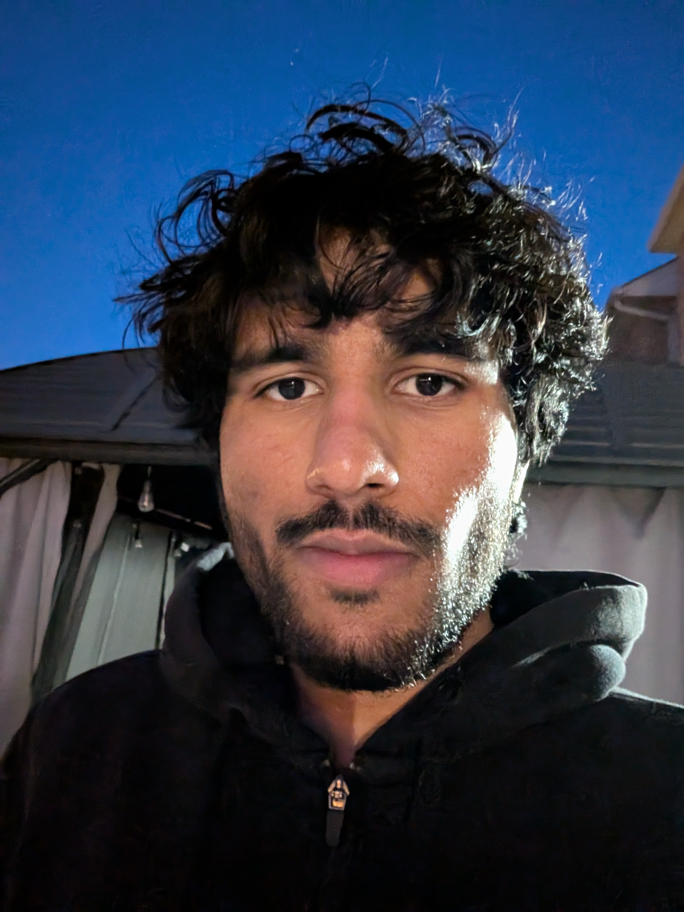
#> input picture pp2.jpg, 2736 x 3648 px (shown at 1/4 size)
$ python crop3.py
#> lines starting #> are read from the running program, lines starting #| are printed output that depends on the picture
import sys
from PIL import Image

input_path = "pp2.jpg"
output_path = "hero-headshot.webp"

try:
    img = Image.open(input_path)
#> img is the input picture: PIL image 2736x3648 RGB; mean R, G, B 48.6, 58.4, 74.9
    width, height = img.size
#> width = 2736; height = 3648
    print(f"Original size: {width}x{height}")
#| Original size: 2736x3648

    # We want to crop slightly to center the face, but shifted LEFT
    # Left crop: 5%
    # Right crop: 15%
    # Top/Bottom: 10%
    left = int(width * 0.05)
#> left = 136
    top = int(height * 0.10)
#> top = 364
    right = int(width * 0.85)
#> right = 2325
    bottom = int(height * 0.90)
#> bottom = 3283

    cropped_img = img.crop((left, top, right, bottom))
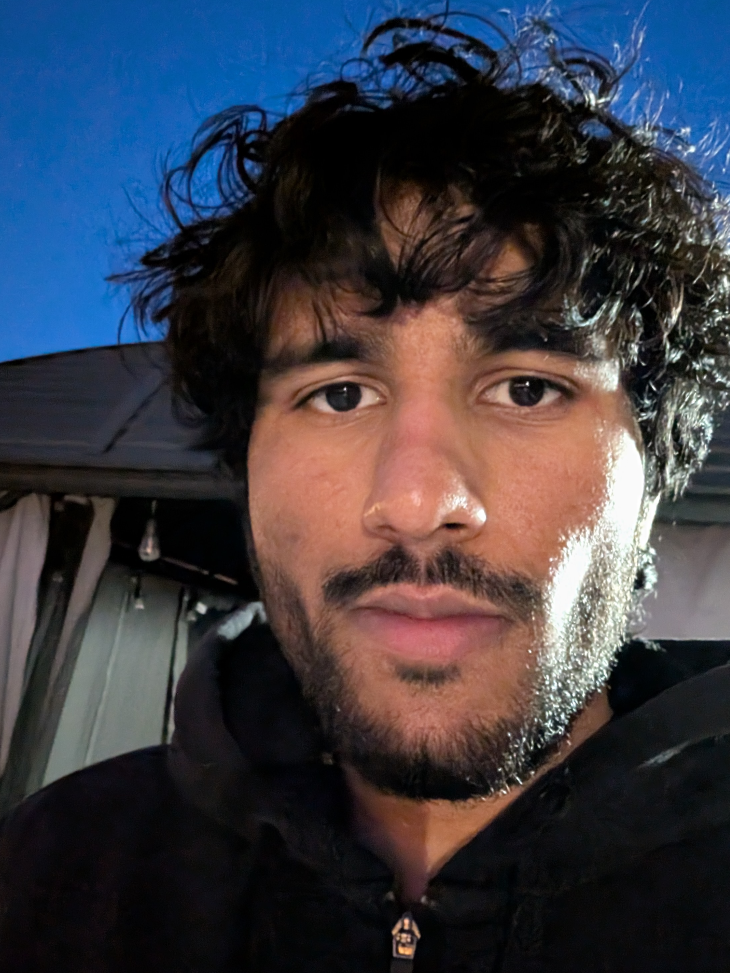
#> cropped_img: PIL image 2189x2919 RGB (shown at 1/3 size); mean R, G, B 58.6, 59.4, 68.8

    # Resize to standard size
    cropped_img.thumbnail((800, 800))
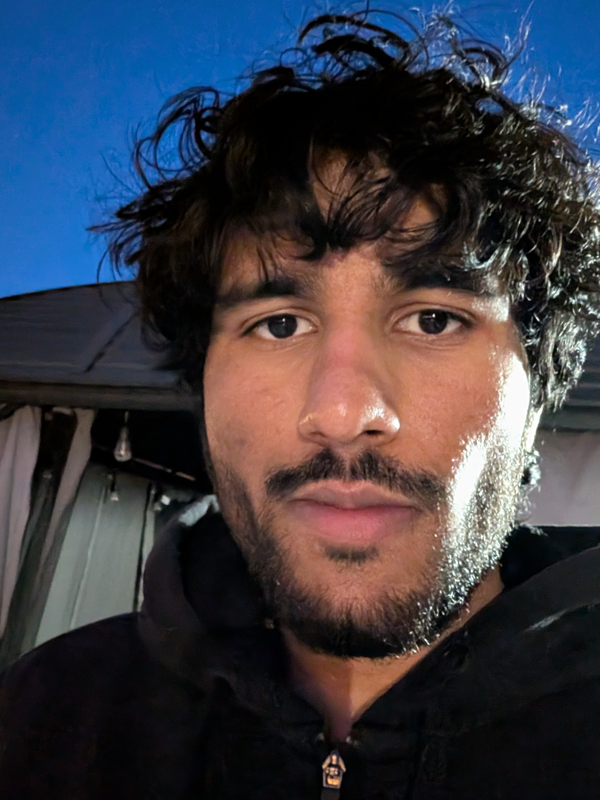
#> cropped_img: PIL image 600x800 RGB; mean R, G, B 58.6, 59.4, 68.8

    cropped_img.save(output_path, "WEBP", quality=90)
    print(f"Successfully shifted left and cropped to {cropped_img.size[0]}x{cropped_img.size[1]}")
#| Successfully shifted left and cropped to 600x800

except Exception as e:
    print(f"Error: {e}")
